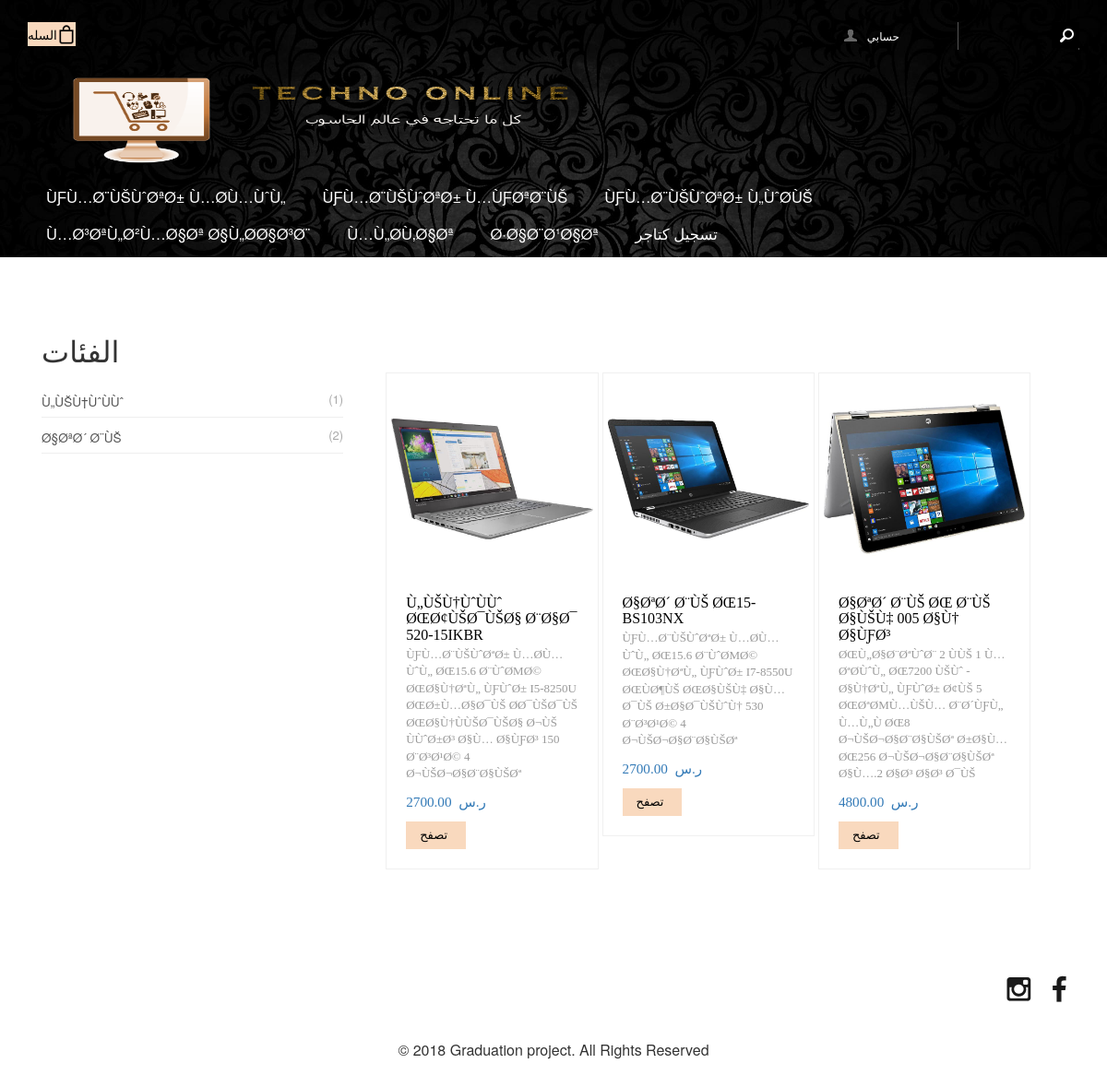
The app's page /user/fcategory.php?fcat=1 with its own data.
### tables this page shows
CREATE TABLE `categories` (
  `cat_id` int(11) NOT NULL,
  `cat_name` varchar(255) NOT NULL
);

CREATE TABLE `brands` (
  `brand_id` int(11) NOT NULL,
  `brand_name` varchar(50) DEFAULT NULL
);

CREATE TABLE `products` (
  `product_id` int(11) NOT NULL,
  `product_name` varchar(50) DEFAULT NULL,
  `cat_id` int(11) NOT NULL,
  `brand_id` int(11) NOT NULL,
  `quantity` int(11) NOT NULL,
  `vendor_id` int(11) NOT NULL,
  `price` decimal(8,2) DEFAULT NULL,
  `product_desc` varchar(255) DEFAULT NULL,
  `product_status` enum('pendding','accepted','refuced') DEFAULT 'pendding'
);

CREATE TABLE `product_images` (
  `img_id` int(11) NOT NULL,
  `product_id` int(11) DEFAULT NULL,
  `img` varchar(255) DEFAULT 'img.png'
);

### user/fcategory.php (the view, shortened to what this page needs)
<?php
if (isset($_GET["fcat"]))
{
    include "header.php";
    $cat_id=$_GET["fcat"];
}
else header("location:404.php");?>
<head>
    <link href="css/bootstrap.css" rel='stylesheet' type='text/css' />
    <link href="css/style.css" rel='stylesheet' type='text/css' />
    <link href="css/component.css" rel='stylesheet' type='text/css' />
    <link href="css/megamenu.css" rel="stylesheet" type="text/css" media="all" />
</head>
<body>
<div class="men">
    <div class="container">
        <div class="col-md-4 sidebar_men">
            <h3>الفئات</h3>
            <ul class="product-categories color">
                <?php
                $cn1=mysqli_connect(Host,UN,PW,DBname);
                $cn2=mysqli_connect(Host,UN,PW,DBname);
                $rslt1=mysqli_query($cn1,"call view_brandscat('$cat_id')");
                while ($arr1=mysqli_fetch_array($rslt1))
                {
                    $scat_id=$arr1[0];
                    $crslt=mysqli_query($cn2,"select count(*) from products where cat_id='$cat_id' and brand_id='$scat_id' and product_status='accepted'");
                    $count=mysqli_fetch_array($crslt);
                    ?>
                    <li class="cat-item cat-item-42"><a href=<?php echo"category.php?cat=$scat_id&fcat=$cat_id"?>><?php echo $arr1[1] ?></a> <span class="count">(<?php echo $count[0] ?>)</span></li>
                <?php }?>
            </ul>
        </div>
        <div class="col-md-8 mens_right">
            <div id="cbp-vm" class="cbp-vm-switcher cbp-vm-view-grid">
                <div class="cbp-vm-options">
                    <a href="#" class="cbp-vm-icon cbp-vm-grid cbp-vm-selected" data-view="cbp-vm-view-grid" title="grid">Grid View</a>
                    <a href="#" class="cbp-vm-icon cbp-vm-list" data-view="cbp-vm-view-list" title="list">List View</a>
                </div>
                <div class="clearfix"></div>
                <ul>
                    <?php
                    $cn3=mysqli_connect(Host,UN,PW,DBname);
                    $cn4=mysqli_connect(Host,UN,PW,DBname);
                    $rslt2=mysqli_query($cn3,"select product_id, product_name, product_desc, price from products where cat_id='$cat_id'  and product_status='accepted'");
                    while ($arr2=mysqli_fetch_array($rslt2))
                    {
                        $pid=$arr2[0];
                        $rslt3=mysqli_query($cn4,"select img from product_images where product_id=$pid limit 1");
                        $arr3=mysqli_fetch_array($rslt3);
                        ?>
                        <li class="last simpleCart_shelfItem">
                            <a class="cbp-vm-image" href="product.php?id=<?php echo $arr2[0] ?>">
                                <div class="view view-first">
                                    <div class="inner_content clearfix">
                                        <div class="product_image">
                                            <div class="mask1"><img src="<?php echo $arr3[0] ?>" alt="image" class="img-responsive zoom-img"></div>
                                            <div class="product_container">
                                                <h4><?php echo $arr2[1] ?></h4>
                                                <p><?php echo $arr2[2] ?></p>
                                                <div class="price mount item_price">ر.س &nbsp;<?php echo $arr2[3] ?></div>
                                                <a class="button item_add cbp-vm-icon cbp-vm-add" href="product.php?id=<?php echo $arr2[0] ?>">تصفح</a>
                                            </div>
                                        </div>
                                    </div>
                                </div>
                            </a>
                        </li>
                    <?php }?>
                </ul>
            </div>
        </div>
    </div>
</div>
</body>
<?php include "footer.php"; ?>

### user/header.php (shortened to what this page needs)
<!DOCTYPE HTML>
<html>
<head>
    <link href="css/bootstrap.css" rel='stylesheet' type='text/css' />
    <link href="css/style.css" rel='stylesheet' type='text/css' />
    <link href="../parsley.css" rel='stylesheet' type='text/css' />
    <link href="css/megamenu.css" rel="stylesheet" type="text/css" media="all" />
</head>
<body>
<div class="men_banner">
    <div class="container">
        <div class="header_top" >
            <div class="header_top_left">
                <div class="box_11"><a href="cart.php">
                        <h4><p>السله </p><img src="images/bag.png" alt=""/><div class="clearfix"> </div></h4>
                    </a></div>
            </div>
            <div class="header_top_right">
                <ul class="header_user_info">
                    <a class="login" href="login.php">
                        <i class="user"> </i>
                        <li class="user_desc"><?php
                            if (isset($_SESSION["uun"]))
                            {
                                $un=$_SESSION["uun"];
                                echo "$un" ;
                            }
                            else echo "حسابي";
                            ?>
                        </li>
                    </a>
                    <div class="clearfix"> </div>
                </ul>
                <ul class="header_user_info">
                    <div class="clearfix"> </div>
                </ul>
                <div class="search-box">
                    <div id="sb-search" class="sb-search">
                        <form method="get" action="search.php">
                            <span class="sb-icon-search"> </span>
                        </form>
                    </div>
                </div>
                <div class="clearfix"> </div>
            </div>
            <div class="clearfix"> </div>
        </div>
        <div style="margin :0px;padding:0px;>
            <div style="margin :0px;padding:0px;">
                <a href="index.php"><img src="images/logo.png" height="140px"  width="700px" align="left" "> </a>
            </div>
            <div class="menu" style="margin :0px;padding:0px;" >
                <ul class="megamenu skyblue">
                    <?php
                    $cn=mysqli_connect(Host,UN,PW,DBname);
                    $rslt=mysqli_query($cn,"select * from categories");
                    while ($arr2=mysqli_fetch_array($rslt))
                    {
                        $cat_id=$arr2[0];
                        ?>
                            <li><a class="color2" href="fcategory.php?fcat=<?php echo $cat_id?>" ><?php echo "$arr2[1]" ; ?></a>
                        </li>
                        <?php  }
                        ?>
                    <li><a  href="../vendor/login.php">  تسجيل كتاجر </a></li>
                    <div class="clearfix">  </div>
                </ul>
            </div>
        </div>
    </div>
</body>
</html>

### user/footer.php (shortened to what this page needs)
<!DOCTYPE HTML>
<html>
<head>
    <link href="css/bootstrap.css" rel='stylesheet' type='text/css' />
    <link href="css/style.css" rel='stylesheet' type='text/css' />
    <link href="css/megamenu.css" rel="stylesheet" type="text/css" media="all" />
</head>
<body>
<div class="footer">
    <div class="container">
        <ul class="social">
            <li><a href="#"> <i class="instagram"> </i> </a></li>
            <li><a href="#"><i class="fb"> </i> </a></li>
        </ul>
        <div class="clearfix"></div>
        <div class="copy">
            <p> &copy; 2018 Graduation project. All Rights Reserved</p>
        </div>
    </div>
</div>
</body>
</html>

### user/css/megamenu.css (style rules this page uses)
.megamenu { margin-bottom:0px;padding:0;width:100%;list-style:none;display:inline-block;position:relative;font-size:15px }
.megamenu li { margin-bottom:-5px;display:inline }
.megamenu>li>a { float:left;padding:8px 20px;text-decoration:none;text-transform:capitalize;font-size:1.1em; -webkit-transition: all 0.3s ease-in-out;text-transform:uppercase; -moz-transition: all 0.3s ease-in-out; -o-transition: all 0.3s ease-in-out; transition: all 0.3s ease-in-out; color:#fff; font-weight:400; }

### user/css/component.css (style rules this page uses)
.cbp-vm-switcher { font-family: 'Droid Arabic Naskh', serif; }
.cbp-vm-options { text-align:left; float: left; }
.cbp-vm-options a { display: inline-block; width:20px; height:20px; overflow: hidden; white-space: nowrap; color: #d0d0d0; margin: 2px; }
a.cbp-vm-icon.cbp-vm-grid.cbp-vm-selected { background: url(../images/grid_view.png)no-repeat; }
.cbp-vm-options a:before { width: 40px; height: 40px; line-height: 40px; font-size: 30px; text-align: center; display: inline-block; }
.cbp-vm-switcher ul { list-style: none; padding: 0; margin: 0; }
.cbp-vm-switcher ul:before, .cbp-vm-switcher ul:after { content: " "; display: table; }
.cbp-vm-switcher ul:after { clear: both; }
.cbp-vm-switcher ul li { display: block; position: relative; }
.cbp-vm-image { display: block; margin: 0 auto; }
.cbp-vm-image img { display: inline-block; max-width: 100%; border: none; }
.cbp-vm-view-grid ul li a { text-decoration:none; }
.cbp-vm-add { color: #000; background: #F9D9BE; padding: 6px 15px; margin: 10px 0 0; display: inline-block; transition: background 0.2s; font-size: 0.8125em; }
.cbp-vm-add:before { margin-right: 5px; }
.cbp-vm-grid:before { content: " "; background: url(../images/grid_view.png)no-repeat; }
.cbp-vm-list:before { content: " "; background: url(../images/list_view.png)no-repeat; }
.cbp-vm-add:before { content: " "; }
.cbp-vm-view-grid ul li { width: 31.5555%; text-align: center; margin: 2% 2% 0 0; display: inline-block; min-height: 380px; vertical-align: top; border: 1px solid #f0f0f0; padding: 5px; }
.cbp-vm-view-grid ul li.last { margin:2% 0 0 0; }

### user/header.php (style rules this page uses)
body { font-family: 'Droid Arabic Naskh', serif; }

### records on screen
categories: cat_name "ÙƑÙ…Ø¨ÙŠÙˆØªØ± Ù…Ø­Ù…ÙˆÙ„"
categories: cat_name "ÙƑÙ…Ø¨ÙŠÙˆØªØ± Ù…ÙƑØªØ¨ÙŠ"
categories: cat_name "ÙƑÙ…Ø¨ÙŠÙˆØªØ± Ù„ÙˆØ­ÙŠ"
categories: cat_name "Ù…Ø³ØªÙ„Ø²Ù…Ø§Øª Ø§Ù„Ø­Ø§Ø³Ø¨"
categories: cat_name "Ù…Ù„Ø­Ù‚Ø§Øª"
categories: cat_name "Ø·Ø§Ø¨Ø¹Ø§Øª"
brands: brand_name "Ù„ÙŠÙ†ÙˆÙÙˆ", count "1"
brands: brand_name "Ø§ØªØ´ Ø¨ÙŠ", count "2"
products: product_images.img (picture), product_name "Ù„ÙŠÙ†ÙˆÙÙˆ ØŒØ¢ÙŠØ¯ÙŠØ§ Ø¨Ø§Ø¯ 520-15IKBR", product_desc "ÙƑÙ…Ø¨ÙŠÙˆØªØ± Ù…Ø­Ù…ÙˆÙ„ ØŒ15.6 Ø¨ÙˆØΜØ© ØŒØ§Ù†ØªÙ„ ÙƑÙˆØ± I5-8250U ØŒØ±Ù…Ø§Ø¯ÙŠ Ø­Ø¯ÙŠØ¯ÙŠ ØŒØ§Ù†ÙÙŠØ¯ÙŠØ§ Ø¬ÙŠ ÙÙˆØ±Ø³ Ø§Ù… Ø§ÙƑØ³ 150 Ø¨Ø³Ø¹Ø© 4 Ø¬ÙŠØ¬Ø§Ø¨Ø§ÙŠØª", price "2700.00"
products: product_images.img (picture), product_name "Ø§ØªØ´ Ø¨ÙŠ ØŒ15-BS103NX", product_desc "ÙƑÙ…Ø¨ÙŠÙˆØªØ± Ù…Ø­Ù…ÙˆÙ„ ØŒ15.6 Ø¨ÙˆØΜØ© ØŒØ§Ù†ØªÙ„ ÙƑÙˆØ± I7-8550U ØŒÙØ¶ÙŠ ØŒØ§ÙŠÙ‡ Ø§Ù… Ø¯ÙŠ Ø±Ø§Ø¯ÙŠÙˆÙ† 530 Ø¨Ø³Ø¹Ø© 4 Ø¬ÙŠØ¬Ø§Ø¨Ø§ÙŠØª", price "2700.00"
products: product_images.img (picture), product_name "Ø§ØªØ´ Ø¨ÙŠ ØŒ Ø¨ÙŠ Ø§ÙŠÙ‡ 005 Ø§Ù† Ø§ÙƑØ³", product_desc "ØŒÙ„Ø§Ø¨ØªÙˆØ¨ 2 ÙÙŠ 1 Ù…ØªØ­ÙˆÙ„ ØŒ7200 ÙŠÙˆ - Ø§Ù†ØªÙ„ ÙƑÙˆØ± Ø¢ÙŠ 5 ØŒØªØΜÙ…ÙŠÙ… Ø¨Ø´ÙƑÙ„ Ù…Ù„Ù ØŒ8 Ø¬ÙŠØ¬Ø§Ø¨Ø§ÙŠØª Ø±Ø§Ù… ØŒ256 Ø¬ÙŠØ¬Ø§Ø¨Ø§ÙŠØª Ø§Ù….2 Ø§Ø³ Ø§Ø³ Ø¯ÙŠ", price "4800.00"
